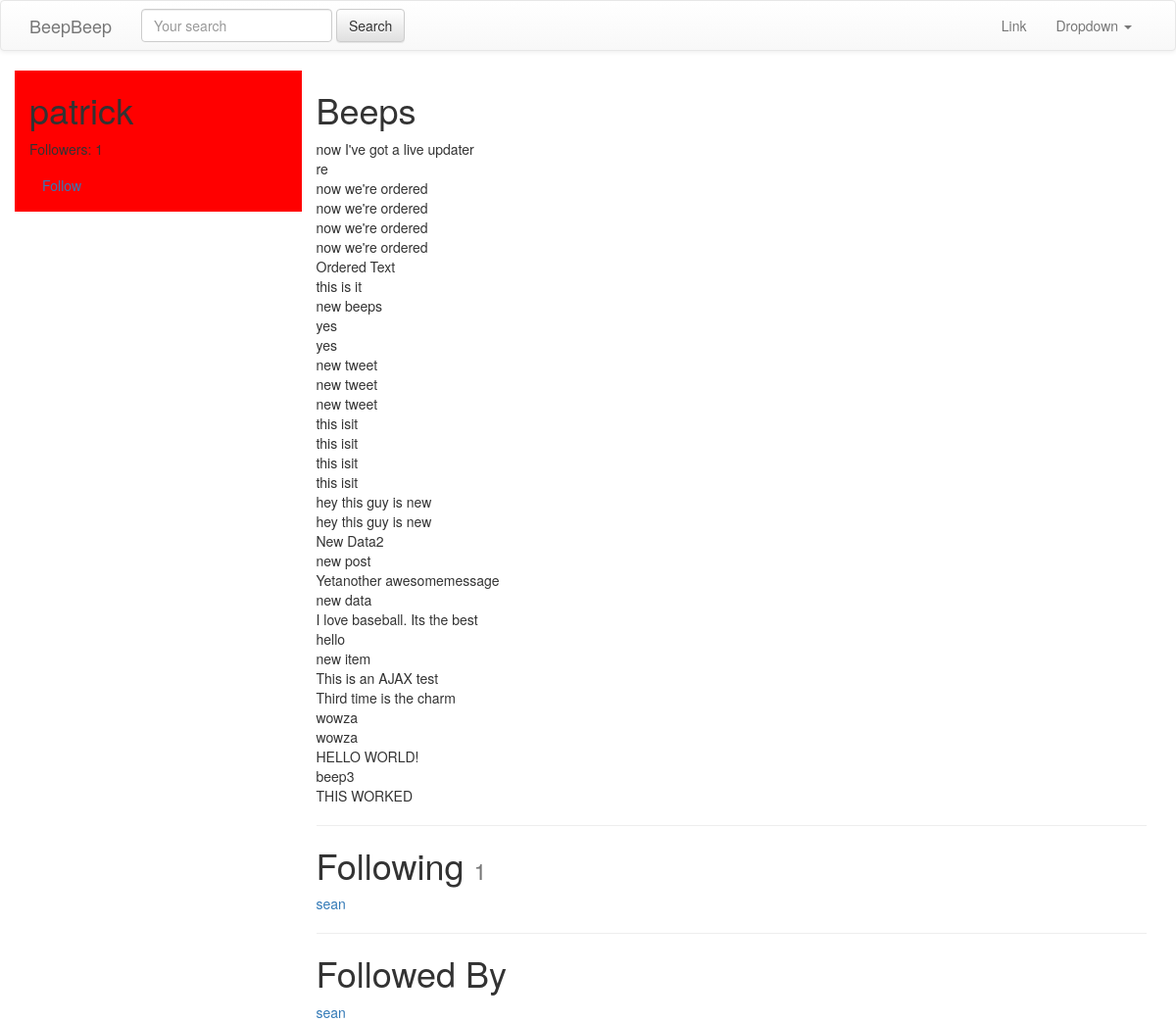
/patrick/, run on the app's committed database.
### beeps/models.py (models this page shows, shortened)
class Beep(models.Model):
    user        = models.ForeignKey(settings.AUTH_USER_MODEL, on_delete=models.CASCADE)
    content     = models.CharField(max_length=140)
    updated     = models.DateTimeField(auto_now=True)
    timestamp   = models.DateTimeField(auto_now_add=True)
    def __str__(self):
        return str(self.content)
    class Meta:
        ordering = ['-timestamp']

### accounts/models.py (models this page shows, shortened)
class UserProfile(models.Model):
    user = models.OneToOneField(
        settings.AUTH_USER_MODEL, related_name='profile', on_delete=models.CASCADE)  # user.profile
    following = models.ManyToManyField(
        settings.AUTH_USER_MODEL, blank=True, related_name='followed_by')
    objects = UserProfileManager()  # UserProfile.objects.all()
    def get_following(self):
        users = self.following.all()
        return users.exclude(username=self.user.username)

### accounts/views.py (the view)
# urls.py: url(r'^(?P<username>[\w.@+-]+)/$', UserDetailView.as_view(), name='detail'), # /tweet/1/
class UserDetailView(DetailView):
    template_name = 'accounts/user_detail.html'
    queryset = User.objects.all()
    def get_object(self):
        return get_object_or_404(
            User,
            username__iexact=self.kwargs.get("username")
        )

### accounts/models.py (called while the page is built)
    def all(self):
        qs = self.get_queryset().all()
        try:
            if self.instance:
                qs = qs.exclude(user=self.instance)
        except:
            pass
        return qs

### accounts/templates/accounts/user_detail.html
{% extends "base.html" %} {% block content %}
<div class='row'>
    <div class='col-sm-3 col-xs-12' style='background-color:red;'>
        <h1>{{ object.username }} </h1>
        <p>Followers: {{ object.followed_by.all.count }}</p>
        <p>
            <a class='btn btn-link' href='{% url "profiles:follow" username=object.username %}'>
                {% if object in request.user.profile.following.all %} Unfollow {% else %} Follow {% endif %}
            </a>
        </p>
    </div>
    <div class='col-sm-9 col-xs-12'>
        <h1>Beeps</h1>
        {% for beep in object.beep_set.all %} {{ beep }}
        <br/> {% endfor %}
        <hr/>
        <h1>Following
            <small>{{ object.profile.get_following.count }}</small>
        </h1>
        {% for user in object.profile.get_following %}
        <a href='/{{ user.username }}'>{{ user.username }}</a>
        <br/> {% empty %}
        <h4>Not following any users</h4>
        {% endfor %}
        <hr/>
        <h1>Followed By</h1>
        {% for profile in object.followed_by.all %}
        <a href='/{{ profile.user.username }}'>{{ profile.user.username }}</a>
        <br/> {% empty %}
        <h4>Not followed by any users</h4>
        {% endfor %}
    </div>
</div>
{% endblock content %}

### data on the page
Beep: content "now I've got a live updater"
Beep: content "re"
Beep: content "now we're ordered"
Beep: content "now we're ordered"
Beep: content "now we're ordered"
Beep: content "now we're ordered"
Beep: content "Ordered Text"
Beep: content "this is it"
Beep: content "new beeps"
Beep: content "yes"
Beep: content "yes"
Beep: content "new tweet"
Beep: content "new tweet"
Beep: content "new tweet"
Beep: content "this isit"
Beep: content "this isit"
Beep: content "this isit"
Beep: content "this isit"
Beep: content "hey this guy is new"
Beep: content "hey this guy is new"
Beep: content "New Data2"
Beep: content "new post"
Beep: content "Yetanother awesomemessage"
Beep: content "new data"
Beep: content "I love baseball. Its the best"
Beep: content "hello"
Beep: content "new item"
Beep: content "This is an AJAX test"
Beep: content "Third time is the charm"
Beep: content "wowza"
Beep: content "wowza"
Beep: content "HELLO WORLD!"
Beep: content "beep3"
Beep: content "THIS WORKED"
UserProfile: user.username "sean"

### other printed values
{{ object.username }} "patrick"
{{ object.followed_by.all.count }} "1"
{{ object.profile.get_following.count }} "1"
{{ user.username }} "sean"
